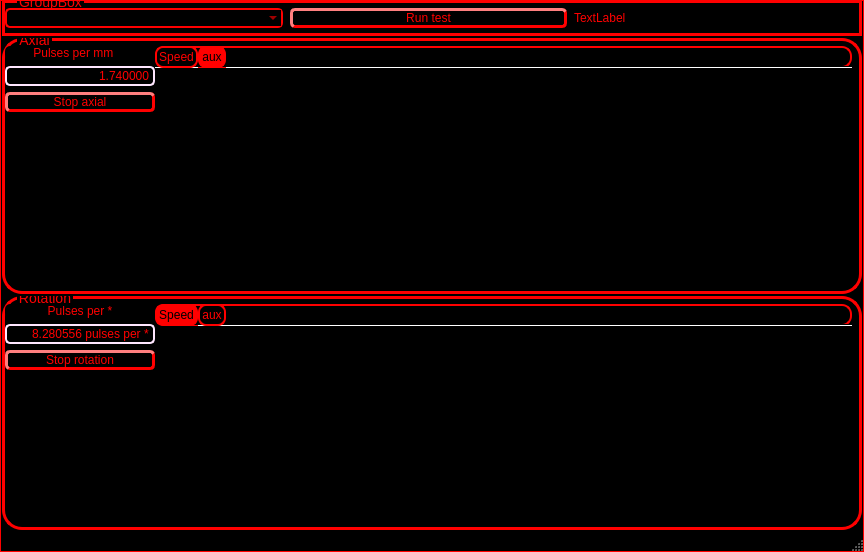
<?xml version="1.0" encoding="UTF-8"?>
<ui version="4.0">
 <class>MainWindow</class>
 <widget class="QMainWindow" name="MainWindow">
  <property name="geometry">
   <rect>
    <x>0</x>
    <y>0</y>
    <width>864</width>
    <height>552</height>
   </rect>
  </property>
  <property name="sizePolicy">
   <sizepolicy hsizetype="Expanding" vsizetype="Expanding">
    <horstretch>0</horstretch>
    <verstretch>0</verstretch>
   </sizepolicy>
  </property>
  <property name="windowTitle">
   <string>EncoderGenerator</string>
  </property>
  <property name="windowOpacity">
   <double>1.000000000000000</double>
  </property>
  <property name="toolTipDuration">
   <number>-3</number>
  </property>
  <property name="styleSheet">
   <string notr="true">QTableWidget{
color:red;
background-color:black;

}
QComboBox{
	background-color: black;
	border: 2px solid red;
	border-radius: 5px;
	color: red;

}
QGroupBox{
    margin-top: 0.5em;
    font: 14px arial;
    color: black;
	border: 3px solid red;
	border-radius: 20px;
}

QGroupBox::title {
	color: rgb(255, 0, 0);
    top: -6px;
    left: 15px;
}
QMenuBar{
	background-color: rgb(252, 221, 255);
}
QMainWindow{
	background-color: rgb(0, 0, 0);
	border: 1px solid red;
}

QPushButton {    
	color: rgb(255, 0, 0);
	background-color:black;
    border-style: outset;
    border-width: 3px;
	border-radius: 5px;
    border-color:red;
}
QLabel { 
	background-color: black;
	color:red;
	border-style: inset ; 
    border-width: 0px;
    border-color: rgb(127, 127, 127); 
	border-radius: 5px}
QDoubleSpinBox{
	background-color: black;
	color:red;
	border: 2px solid gray;
	border-radius: 5px;
	/*background-color: rgb(231, 198, 228);*/
	border-color:rgb(255, 230, 255);
    }

QTabWidget { /* The tab widget frame */
    border-top: 2px solid green;
	background-color:black;
	border: 2px solid red;		
}
QTabBar{
	padding: -16px;
	qproperty-drawBase: 0;
	border: 2px solid red;		
	border-radius: 10px;
	/*background-color: qlineargradient(spread:pad, x1:0, y1:0, x2:1, y2:0, stop:0 rgba(255, 0, 0, 255), stop:1 rgba(0, 0, 0, 255));*/
	background-color:black;
	color: red;
	border-style: solid;
}
QTabBar::tab {
	border: 2px solid red;		
	border-radius: 8px;
	background-color: red;
    padding:2px;
}
QTabBar::tab:selected, QTabBar::tab:hover {
	background-color: red;
	color:black;
}
QTabBar::tab:!selected {
    /*margin-top: 4px;  make non-selected tabs look smaller */
	background-color: black;
	color: red;
}

QListWidget {
    color: rgb(255, 0, 0);
	/*border: 3px solid red;*/
	border-radius: 20px;
	background: black;
	selection-background-color: rgb(170, 255, 0);
	selection-color: rgb(255, 255, 0);
}</string>
  </property>
  <property name="animated">
   <bool>false</bool>
  </property>
  <widget class="QWidget" name="centralWidget">
   <layout class="QGridLayout" name="gridLayout_2">
    <property name="leftMargin">
     <number>0</number>
    </property>
    <property name="topMargin">
     <number>0</number>
    </property>
    <property name="rightMargin">
     <number>0</number>
    </property>
    <property name="bottomMargin">
     <number>0</number>
    </property>
    <property name="spacing">
     <number>0</number>
    </property>
    <item row="0" column="0">
     <layout class="QGridLayout" name="gridLayout">
      <item row="0" column="0">
       <layout class="QVBoxLayout" name="verticalLayout_2">
        <property name="spacing">
         <number>2</number>
        </property>
        <property name="leftMargin">
         <number>2</number>
        </property>
        <property name="rightMargin">
         <number>2</number>
        </property>
        <item>
         <widget class="QGroupBox" name="groupBox_3">
          <property name="title">
           <string>GroupBox</string>
          </property>
          <layout class="QGridLayout" name="gridLayout_5" rowstretch="0" columnstretch="0">
           <property name="leftMargin">
            <number>0</number>
           </property>
           <property name="topMargin">
            <number>5</number>
           </property>
           <property name="rightMargin">
            <number>7</number>
           </property>
           <property name="bottomMargin">
            <number>5</number>
           </property>
           <item row="0" column="0">
            <layout class="QHBoxLayout" name="horizontalLayout_4">
             <property name="spacing">
              <number>7</number>
             </property>
             <item>
              <widget class="QComboBox" name="ComprtCombo">
               <property name="sizePolicy">
                <sizepolicy hsizetype="Preferred" vsizetype="Preferred">
                 <horstretch>0</horstretch>
                 <verstretch>0</verstretch>
                </sizepolicy>
               </property>
              </widget>
             </item>
             <item>
              <widget class="QPushButton" name="btnSample">
               <property name="text">
                <string>Run test</string>
               </property>
              </widget>
             </item>
             <item>
              <widget class="QLabel" name="lblTime">
               <property name="text">
                <string>TextLabel</string>
               </property>
              </widget>
             </item>
            </layout>
           </item>
          </layout>
         </widget>
        </item>
        <item>
         <widget class="QGroupBox" name="groupBox_2">
          <property name="sizePolicy">
           <sizepolicy hsizetype="Expanding" vsizetype="Expanding">
            <horstretch>0</horstretch>
            <verstretch>0</verstretch>
           </sizepolicy>
          </property>
          <property name="title">
           <string>Axial</string>
          </property>
          <layout class="QGridLayout" name="gridLayout_4">
           <property name="leftMargin">
            <number>0</number>
           </property>
           <property name="topMargin">
            <number>5</number>
           </property>
           <property name="rightMargin">
            <number>7</number>
           </property>
           <property name="bottomMargin">
            <number>5</number>
           </property>
           <item row="0" column="0">
            <layout class="QHBoxLayout" name="horizontalLayout_2">
             <property name="spacing">
              <number>0</number>
             </property>
             <item>
              <layout class="QVBoxLayout" name="verticalLayout_3">
               <item>
                <widget class="QLabel" name="lblENC2">
                 <property name="sizePolicy">
                  <sizepolicy hsizetype="Preferred" vsizetype="Preferred">
                   <horstretch>0</horstretch>
                   <verstretch>0</verstretch>
                  </sizepolicy>
                 </property>
                 <property name="minimumSize">
                  <size>
                   <width>150</width>
                   <height>0</height>
                  </size>
                 </property>
                 <property name="layoutDirection">
                  <enum>Qt::RightToLeft</enum>
                 </property>
                 <property name="frameShape">
                  <enum>QFrame::NoFrame</enum>
                 </property>
                 <property name="text">
                  <string>Pulses per mm    </string>
                 </property>
                 <property name="alignment">
                  <set>Qt::AlignCenter</set>
                 </property>
                </widget>
               </item>
               <item>
                <widget class="QDoubleSpinBox" name="ddsbxENC2">
                 <property name="alignment">
                  <set>Qt::AlignRight|Qt::AlignTrailing|Qt::AlignVCenter</set>
                 </property>
                 <property name="buttonSymbols">
                  <enum>QAbstractSpinBox::NoButtons</enum>
                 </property>
                 <property name="showGroupSeparator" stdset="0">
                  <bool>true</bool>
                 </property>
                 <property name="decimals">
                  <number>6</number>
                 </property>
                 <property name="value">
                  <double>1.740000000000000</double>
                 </property>
                </widget>
               </item>
               <item>
                <widget class="QPushButton" name="btnStopAxial">
                 <property name="sizePolicy">
                  <sizepolicy hsizetype="Minimum" vsizetype="Fixed">
                   <horstretch>0</horstretch>
                   <verstretch>0</verstretch>
                  </sizepolicy>
                 </property>
                 <property name="text">
                  <string>Stop axial</string>
                 </property>
                </widget>
               </item>
               <item>
                <spacer name="verticalSpacer">
                 <property name="orientation">
                  <enum>Qt::Vertical</enum>
                 </property>
                 <property name="sizeHint" stdset="0">
                  <size>
                   <width>20</width>
                   <height>40</height>
                  </size>
                 </property>
                </spacer>
               </item>
              </layout>
             </item>
             <item>
              <widget class="QTabWidget" name="tabWidget">
               <property name="styleSheet">
                <string notr="true"/>
               </property>
               <property name="tabShape">
                <enum>QTabWidget::Rounded</enum>
               </property>
               <property name="currentIndex">
                <number>1</number>
               </property>
               <property name="elideMode">
                <enum>Qt::ElideNone</enum>
               </property>
               <property name="usesScrollButtons">
                <bool>true</bool>
               </property>
               <property name="documentMode">
                <bool>true</bool>
               </property>
               <property name="tabsClosable">
                <bool>false</bool>
               </property>
               <property name="tabBarAutoHide">
                <bool>false</bool>
               </property>
               <widget class="QWidget" name="tab">
                <attribute name="title">
                 <string>Speed</string>
                </attribute>
                <layout class="QGridLayout" name="gridLayout_7">
                 <item row="0" column="0">
                  <widget class="QListWidget" name="lwdgENC2">
                   <property name="sizePolicy">
                    <sizepolicy hsizetype="Expanding" vsizetype="Expanding">
                     <horstretch>0</horstretch>
                     <verstretch>0</verstretch>
                    </sizepolicy>
                   </property>
                   <property name="baseSize">
                    <size>
                     <width>0</width>
                     <height>0</height>
                    </size>
                   </property>
                   <property name="frameShadow">
                    <enum>QFrame::Raised</enum>
                   </property>
                   <property name="verticalScrollBarPolicy">
                    <enum>Qt::ScrollBarAlwaysOff</enum>
                   </property>
                   <property name="sizeAdjustPolicy">
                    <enum>QAbstractScrollArea::AdjustToContents</enum>
                   </property>
                   <property name="autoScrollMargin">
                    <number>16</number>
                   </property>
                   <property name="alternatingRowColors">
                    <bool>false</bool>
                   </property>
                   <property name="movement">
                    <enum>QListView::Static</enum>
                   </property>
                   <property name="resizeMode">
                    <enum>QListView::Adjust</enum>
                   </property>
                   <property name="spacing">
                    <number>0</number>
                   </property>
                   <property name="viewMode">
                    <enum>QListView::ListMode</enum>
                   </property>
                   <property name="uniformItemSizes">
                    <bool>true</bool>
                   </property>
                  </widget>
                 </item>
                </layout>
               </widget>
               <widget class="QWidget" name="tab_2">
                <attribute name="title">
                 <string>aux</string>
                </attribute>
                <layout class="QGridLayout" name="gridLayout_8">
                 <item row="0" column="0">
                  <widget class="QTableWidget" name="tableWidget"/>
                 </item>
                </layout>
               </widget>
              </widget>
             </item>
            </layout>
           </item>
          </layout>
         </widget>
        </item>
        <item>
         <widget class="QGroupBox" name="groupBox">
          <property name="sizePolicy">
           <sizepolicy hsizetype="Expanding" vsizetype="Expanding">
            <horstretch>0</horstretch>
            <verstretch>0</verstretch>
           </sizepolicy>
          </property>
          <property name="styleSheet">
           <string notr="true"/>
          </property>
          <property name="title">
           <string>Rotation</string>
          </property>
          <layout class="QGridLayout" name="gridLayout_3">
           <property name="leftMargin">
            <number>0</number>
           </property>
           <property name="topMargin">
            <number>5</number>
           </property>
           <property name="rightMargin">
            <number>7</number>
           </property>
           <property name="bottomMargin">
            <number>5</number>
           </property>
           <item row="0" column="0">
            <layout class="QHBoxLayout" name="horizontalLayout">
             <property name="spacing">
              <number>0</number>
             </property>
             <item>
              <layout class="QVBoxLayout" name="verticalLayout">
               <item>
                <widget class="QLabel" name="lblENC1">
                 <property name="sizePolicy">
                  <sizepolicy hsizetype="Preferred" vsizetype="Preferred">
                   <horstretch>0</horstretch>
                   <verstretch>0</verstretch>
                  </sizepolicy>
                 </property>
                 <property name="minimumSize">
                  <size>
                   <width>150</width>
                   <height>0</height>
                  </size>
                 </property>
                 <property name="layoutDirection">
                  <enum>Qt::RightToLeft</enum>
                 </property>
                 <property name="text">
                  <string>Pulses per *</string>
                 </property>
                 <property name="alignment">
                  <set>Qt::AlignCenter</set>
                 </property>
                </widget>
               </item>
               <item>
                <widget class="QDoubleSpinBox" name="ddsbxENC1">
                 <property name="alignment">
                  <set>Qt::AlignRight|Qt::AlignTrailing|Qt::AlignVCenter</set>
                 </property>
                 <property name="buttonSymbols">
                  <enum>QAbstractSpinBox::NoButtons</enum>
                 </property>
                 <property name="showGroupSeparator" stdset="0">
                  <bool>true</bool>
                 </property>
                 <property name="prefix">
                  <string/>
                 </property>
                 <property name="suffix">
                  <string> pulses per *</string>
                 </property>
                 <property name="decimals">
                  <number>6</number>
                 </property>
                 <property name="singleStep">
                  <double>0.000001000000000</double>
                 </property>
                 <property name="value">
                  <double>8.280556000000001</double>
                 </property>
                </widget>
               </item>
               <item>
                <widget class="QPushButton" name="btnStopRotation">
                 <property name="sizePolicy">
                  <sizepolicy hsizetype="Minimum" vsizetype="Fixed">
                   <horstretch>0</horstretch>
                   <verstretch>0</verstretch>
                  </sizepolicy>
                 </property>
                 <property name="text">
                  <string>Stop rotation</string>
                 </property>
                </widget>
               </item>
               <item>
                <spacer name="verticalSpacer_2">
                 <property name="orientation">
                  <enum>Qt::Vertical</enum>
                 </property>
                 <property name="sizeHint" stdset="0">
                  <size>
                   <width>20</width>
                   <height>40</height>
                  </size>
                 </property>
                </spacer>
               </item>
              </layout>
             </item>
             <item>
              <widget class="QTabWidget" name="tabWidget_2">
               <property name="styleSheet">
                <string notr="true"/>
               </property>
               <property name="tabShape">
                <enum>QTabWidget::Rounded</enum>
               </property>
               <property name="currentIndex">
                <number>0</number>
               </property>
               <property name="documentMode">
                <bool>true</bool>
               </property>
               <widget class="QWidget" name="tab_3">
                <attribute name="title">
                 <string>Speed</string>
                </attribute>
                <layout class="QGridLayout" name="gridLayout_6">
                 <item row="0" column="0">
                  <widget class="QListWidget" name="lwdgENC1">
                   <property name="baseSize">
                    <size>
                     <width>0</width>
                     <height>0</height>
                    </size>
                   </property>
                   <property name="autoFillBackground">
                    <bool>false</bool>
                   </property>
                   <property name="frameShape">
                    <enum>QFrame::NoFrame</enum>
                   </property>
                   <property name="frameShadow">
                    <enum>QFrame::Raised</enum>
                   </property>
                   <property name="lineWidth">
                    <number>0</number>
                   </property>
                   <property name="midLineWidth">
                    <number>0</number>
                   </property>
                   <property name="verticalScrollBarPolicy">
                    <enum>Qt::ScrollBarAlwaysOff</enum>
                   </property>
                   <property name="sizeAdjustPolicy">
                    <enum>QAbstractScrollArea::AdjustToContents</enum>
                   </property>
                   <property name="viewMode">
                    <enum>QListView::ListMode</enum>
                   </property>
                  </widget>
                 </item>
                </layout>
               </widget>
               <widget class="QWidget" name="tab_4">
                <attribute name="title">
                 <string>aux</string>
                </attribute>
               </widget>
              </widget>
             </item>
            </layout>
           </item>
          </layout>
         </widget>
        </item>
       </layout>
      </item>
     </layout>
    </item>
   </layout>
  </widget>
  <widget class="QStatusBar" name="statusBar"/>
 </widget>
 <layoutdefault spacing="6" margin="11"/>
 <resources/>
 <connections/>
</ui>
